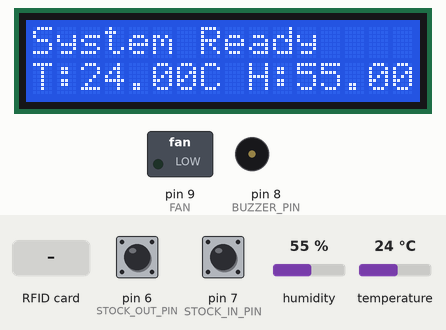
This sketch was run on a simulated Arduino Uno, built with avr-gcc and run on an emulated ATmega328P. On the bench: 16×2 character LCD, switched loads named in the sketch (green lamp = pin HIGH), buzzer (waves = sounding, pin HIGH). The test bench sets the inputs (shaded band); at power-on: pin 6 (STOCK_OUT_PIN) HIGH, pin 7 (STOCK_IN_PIN) HIGH, temperature 24 °C, humidity 55 %. Pins used as bus, display or sensor lines are not drawn; what the sketch prints to the serial monitor is not drawn.

Above: at 1.3 s.
1.4 s: pin 6 (STOCK_OUT_PIN) pulled LOW for 0.15 s
At 2.7 s:
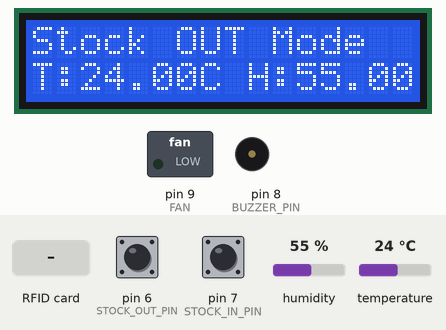
3.2 s: pin 7 (STOCK_IN_PIN) pulled LOW for 0.15 s
At 4.7 s:
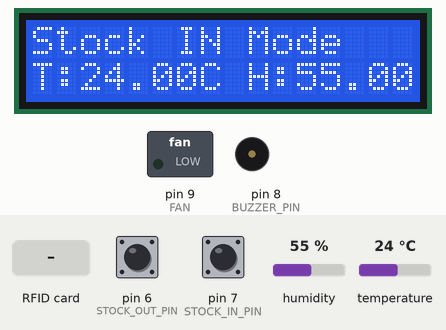
5.0 s: RFID card 5E 7A 19 C4 held to the reader
At 5.11 s:
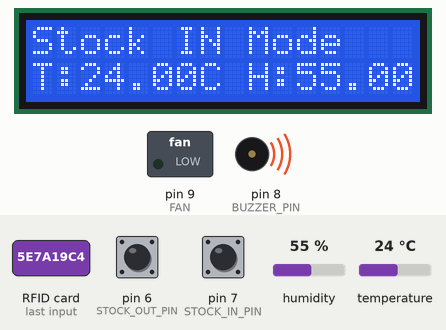
7.1 s: temperature set to 27 °C
At 8.4 s:
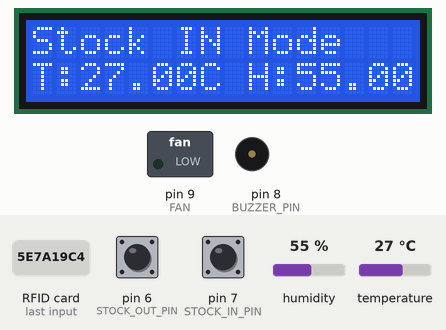
9.1 s: temperature set to 30 °C
At 10.5 s:
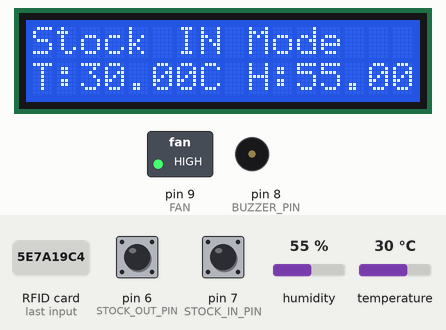
11.2 s: pin 6 (STOCK_OUT_PIN) pulled LOW for 1 s
At 11.39 s:
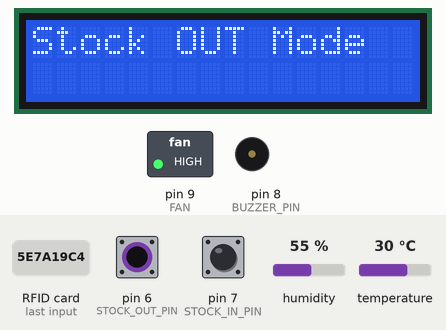
Timing chart, 0 to 14.2 s (numbered marks = the images above; inputs shaded):
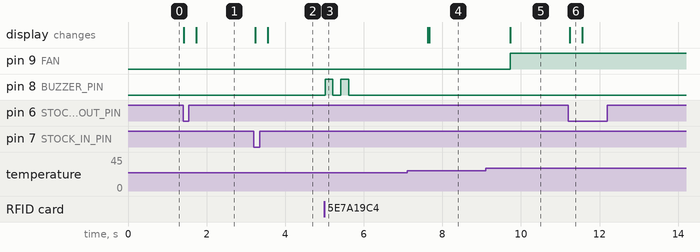

The sketch:

full.ino
```cpp
#include <SPI.h>
#include <MFRC522.h>
#include <LiquidCrystal_I2C.h>
#include <DHT.h>
#include <ArduinoJson.h>

// Pin definitions
#define SS_PIN 10
#define RST_PIN 5
#define STOCK_IN_PIN 7   // Previously SCAN_MODE_PIN
#define STOCK_OUT_PIN 6  // Previously REMOVE_MODE_PIN
#define BUZZER_PIN 8
#define FAN 9
#define DHT_PIN 4
#define DHT_TYPE DHT11

// Initialize objects
DHT dht(DHT_PIN, DHT_TYPE);
LiquidCrystal_I2C lcd(0x27, 16, 2);
MFRC522 rfid(SS_PIN, RST_PIN);

// Mode flags
bool scanMode = false;
bool isStockIn = true;  // Default mode is stock in

void setup() {
  Serial.begin(9600);
  SPI.begin();
  rfid.PCD_Init();
  lcd.init();
  lcd.backlight();
  dht.begin();

  pinMode(BUZZER_PIN, OUTPUT);
  pinMode(STOCK_IN_PIN, INPUT_PULLUP);
  pinMode(STOCK_OUT_PIN, INPUT_PULLUP);
  pinMode(FAN, OUTPUT);

  lcd.clear();
  lcd.setCursor(0, 0);
  lcd.print("System Ready");
}

void loop() {
  // Check for stock in/out button press
  checkStockButtons();

  // Monitor temperature and humidity
  updateEnvironmentInfo();

  // If scan mode is off, don't proceed with RFID scanning
  if (!scanMode) return;

  // Check for new RFID card
  if (!rfid.PICC_IsNewCardPresent() || !rfid.PICC_ReadCardSerial()) return;

  // Process the scanned card
  processCard();

  // Stop RFID
  rfid.PICC_HaltA();
  rfid.PCD_StopCrypto1();
}

void checkStockButtons() {
  static bool lastInButtonState = HIGH;
  static bool lastOutButtonState = HIGH;

  // Check Stock In button
  bool inButtonState = digitalRead(STOCK_IN_PIN);
  if (inButtonState == LOW && lastInButtonState == HIGH) {
    scanMode = true;
    isStockIn = true;
    updateLcdStatus();
    delay(300);
  }
  lastInButtonState = inButtonState;

  // Check Stock Out button
  bool outButtonState = digitalRead(STOCK_OUT_PIN);
  if (outButtonState == LOW && lastOutButtonState == HIGH) {
    scanMode = true;
    isStockIn = false;
    updateLcdStatus();
    delay(300);
  }
  lastOutButtonState = outButtonState;
}

void updateLcdStatus() {
  lcd.clear();
  lcd.setCursor(0, 0);
  if (scanMode) {
    lcd.print(isStockIn ? "Stock IN Mode" : "Stock OUT Mode");
  } else {
    lcd.print("Scan Mode OFF");
  }

  Serial.print("MODE:");
  Serial.println(isStockIn ? "IN" : "OUT");
}

void updateEnvironmentInfo() {
  float temperature = dht.readTemperature();
  float humidity = dht.readHumidity();

  lcd.setCursor(0, 1);
  if (!isnan(temperature) && !isnan(humidity)) {
    lcd.print("T:"); lcd.print(temperature); lcd.print("C ");
    lcd.print("H:"); lcd.print(humidity); lcd.print("%");

    if (temperature > 28) {
      digitalWrite(FAN, HIGH);
    } else {
      digitalWrite(FAN, LOW);
    }

    static unsigned long lastSent = 0;
    if (millis() - lastSent > 10000) {
      Serial.print("ENV:");
      Serial.print(temperature);
      Serial.print(",");
      Serial.println(humidity);
      lastSent = millis();
    }
  } else {
    lcd.print("Sensor Error!");
  }
}

void processCard() {
  // Print UID to serial
  String uidString = "";

  for (byte i = 0; i < rfid.uid.size; i++) {
    uidString += String(rfid.uid.uidByte[i], HEX);
  }

  beep(2);

  // Send data to ESP8266
  Serial.print("CARD:");
  Serial.print(uidString);
  Serial.print(",");
  Serial.println(isStockIn ? "ADD" : "REMOVE");

  String response = "";

  while (Serial.available()) {
    response += (char)Serial.read();  // Read response from ESP8266
  }

  if (response.length() > 0) {

    // Parse the JSON response from the ESP8266 (which is from the server)
    DynamicJsonDocument responseDoc(1024);
    DeserializationError error = deserializeJson(responseDoc, response);

    if (error) {
      Serial.print("Error parsing JSON: ");
      Serial.println(error.f_str());
      return;
    }

    // Retrieve values from the JSON response
    const char* status = responseDoc["status"];
    const char* message = responseDoc["message"];

    if (strcmp(status, "1") == 0) {
      handleResponseMessage(message);
    } else if (strcmp(status, "0") == 0) {
      handleResponseError(message);
    }
  }

  delay(2000); // Delay before sending the next request

  updateLcdStatus();
}

void handleResponseError(String message) {
  beep(6);
  lcd.clear();
  lcd.setCursor(0,0);
  lcd.print("Error");
  lcd.setCursor(0, 1);
  lcd.println(message);
  delay(3000);
  restartCircuit();
}

void handleResponseMessage(String message) {
  beep(4);
  lcd.clear();
  lcd.setCursor(0,0);
  lcd.println(message);
  delay(3000);
  restartCircuit();
}

void beep(int times) {
  for (int i = 0; i < times; i++) {
    digitalWrite(BUZZER_PIN, HIGH);
    delay(200);
    digitalWrite(BUZZER_PIN, LOW);
    if (i < times - 1) delay(200);
  }
}

void restartCircuit() {
  lcd.clear();
  lcd.setCursor(0,0);
  lcd.print("Restarting ...");
  delay(1000);
  asm volatile ("  jmp 0");
}
```

Measured:
- the behaviour switches between 28 and 29 °C on temperature (found by bisection; images 4 and 5)
- after the input at 1.4 s, the display: first changes at once (image 1 shows a later state)
- after the input at 3.2 s, the display: first changes at once (image 2 shows a later state)
- after the input at 5.0 s, pin 8 (BUZZER_PIN): alternates HIGH for 0.20 s and LOW for 0.20 s, 4 changes in all, then stays LOW, starting at once
- after the input at 7.1 s, the display: first differs from a run without the input after 0.57 s (image 4)
- after the input at 9.1 s, pin 9 (FAN): LOW → HIGH after 0.62 s; the display: changes after 0.62 s (image 5)
- after the input at 11.2 s, the display: changes at once (image 6)
